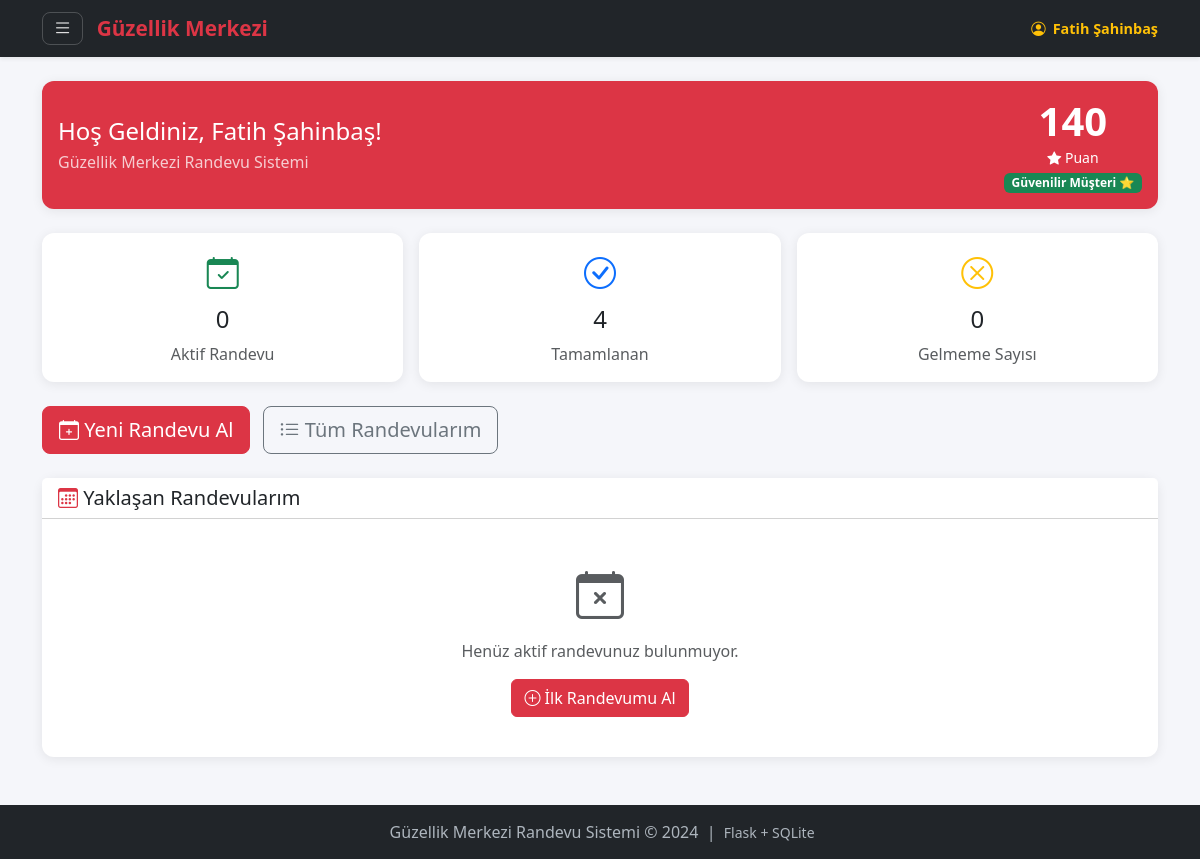
The page /musteri/panel (signed in) on the database its author committed.
### tables this page shows
CREATE TABLE musteriler (
            id          INTEGER PRIMARY KEY AUTOINCREMENT,
            ad_soyad    TEXT    NOT NULL,          -- Müşteri adı ve soyadı
            telefon     TEXT    NOT NULL UNIQUE,   -- Benzersiz telefon numarası
            email       TEXT,                      -- E-posta (hatırlatma için)
            sifre_hash  TEXT    NOT NULL,          -- Şifre (hash'lenmiş)
            puan        INTEGER DEFAULT 100,       -- Başlangıç puanı 100
            gelmeme_sayisi INTEGER DEFAULT 0,      -- Kaç randevuya gelmedi
            kayit_tarihi TEXT DEFAULT (datetime('now')),
            aktif       INTEGER DEFAULT 1          -- 0=pasif, 1=aktif
        );

### routes/musteri_routes.py (the view)
@musteri_bp.route('/panel')
@giris_gerekli
def panel():
    db = get_db()
    musteri_id = session['kullanici_id']
    aktif_randevular = db.execute('''
        SELECT r.*, p.ad_soyad AS personel_adi
        FROM randevular r
        JOIN personeller p ON r.personel_id = p.id
        WHERE r.musteri_id = ?
          AND r.durum IN ('beklemede', 'onaylandi')
        ORDER BY r.tarih ASC, r.saat ASC
    ''', (musteri_id,)).fetchall()
    musteri = guncel_musteri()
    gecmis_sayi = db.execute(
        'SELECT COUNT(*) FROM randevular WHERE musteri_id = ? AND durum = "tamamlandi"',
        (musteri_id,)
    ).fetchone()[0]
    return render_template('musteri/panel.html',
                           aktif_randevular=aktif_randevular,
                           musteri=musteri,
                           gecmis_sayi=gecmis_sayi)

### database.py (called while the page is built)
def get_db():
    if 'db' not in g:
        g.db = sqlite3.connect(
            current_app.config['DATABASE'],
            detect_types=sqlite3.PARSE_DECLTYPES
        )
        g.db.row_factory = sqlite3.Row
    return g.db

### routes/musteri_routes.py (called while the page is built)
def giris_gerekli(f):
    from functools import wraps
    @wraps(f)
    def decorated(*args, **kwargs):
        if not musteri_mi():
            flash('Bu sayfayı görüntülemek için giriş yapmalısınız.', 'warning')
            return redirect(url_for('auth.login_page'))
        return f(*args, **kwargs)
    return decorated

### utils/auth_helper.py (called while the page is built)
def musteri_mi() -> bool:
    return session.get('kullanici_rol') == 'musteri'

def guncel_musteri():
    if not musteri_mi():
        return None
    db = get_db()
    return db.execute(
        'SELECT * FROM musteriler WHERE id = ?',
        (session['kullanici_id'],)
    ).fetchone()

### templates/musteri/panel.html (shortened to what this page needs)
{% extends 'base.html' %}
{% block icerik %}
<div class="row mb-4">
    <div class="col">
        <div class="card bg-danger text-white">
            <div class="card-body d-flex justify-content-between align-items-center">
                <div>
                    <h4 class="mb-1">
                        Hoş Geldiniz, {{ session.kullanici_adi }}!
                    </h4>
                    <p class="mb-0 opacity-75">Güzellik Merkezi Randevu Sistemi</p>
                </div>
                <div class="text-center">
                    <div class="display-6 fw-bold">{{ musteri['puan'] }}</div>
                    <small><i class="bi bi-star-fill"></i> Puan</small>
                    <br>
                    {% if musteri['puan'] >= 80 %}
                        <span class="badge bg-success">Güvenilir Müşteri ⭐</span>
                    {% elif musteri['puan'] >= 50 %}
                        <span class="badge bg-warning text-dark">Ortalama</span>
                    {% else %}
                        <span class="badge bg-light text-danger">Düşük Puan</span>
                    {% endif %}
                </div>
            </div>
        </div>
    </div>
</div>
<div class="row g-3 mb-4">
    <div class="col-md-4">
        <div class="card text-center h-100">
            <div class="card-body">
                <i class="bi bi-calendar-check text-success" style="font-size: 2rem;"></i>
                <h4 class="mt-2">{{ aktif_randevular | length }}</h4>
                <p class="text-muted mb-0">Aktif Randevu</p>
            </div>
        </div>
    </div>
    <div class="col-md-4">
        <div class="card text-center h-100">
            <div class="card-body">
                <i class="bi bi-check-circle text-primary" style="font-size: 2rem;"></i>
                <h4 class="mt-2">{{ gecmis_sayi }}</h4>
                <p class="text-muted mb-0">Tamamlanan</p>
            </div>
        </div>
    </div>
    <div class="col-md-4">
        <div class="card text-center h-100">
            <div class="card-body">
                <i class="bi bi-x-circle text-warning" style="font-size: 2rem;"></i>
                <h4 class="mt-2">{{ musteri['gelmeme_sayisi'] }}</h4>
                <p class="text-muted mb-0">Gelmeme Sayısı</p>
            </div>
        </div>
    </div>
</div>
<div class="row mb-4">
    <div class="col">
        <a href="{{ url_for('musteri.randevu_al') }}" class="btn btn-danger btn-lg me-2">
            <i class="bi bi-calendar-plus"></i> Yeni Randevu Al
        </a>
        <a href="{{ url_for('musteri.randevularim') }}" class="btn btn-outline-secondary btn-lg">
            <i class="bi bi-list-ul"></i> Tüm Randevularım
        </a>
    </div>
</div>
<div class="card">
    <div class="card-header bg-white">
        <h5 class="mb-0">
            <i class="bi bi-calendar3 text-danger"></i>
            Yaklaşan Randevularım
        </h5>
    </div>
    <div class="card-body">
        {% if aktif_randevular %}
            <div class="table-responsive">
                <table class="table table-hover align-middle">
                    <thead class="table-light">
                        <tr>
                            <th>Tarih</th>
                            <th>Saat</th>
                            <th>İşlem</th>
                            <th>Personel</th>
                            <th>Durum</th>
                        </tr>
                    </thead>
                    <tbody>
                        {% for randevu in aktif_randevular %}
                        <tr>
                            <td>
                                <i class="bi bi-calendar text-danger"></i>
                                {{ randevu['tarih'] }}
                            </td>
                            <td>
                                <i class="bi bi-clock"></i>
                                {{ randevu['saat'] }}
                            </td>
                            <td>{{ randevu['islem'] }}</td>
                            <td>{{ randevu['personel_adi'] }}</td>
                            <td>
                                {% if randevu['durum'] == 'beklemede' %}
                                    <span class="badge bg-warning text-dark">
                                        <i class="bi bi-hourglass-split"></i> Beklemede
                                    </span>
                                {% elif randevu['durum'] == 'onaylandi' %}
                                    <span class="badge bg-success">
                                        <i class="bi bi-check-circle"></i> Onaylandı
                                    </span>
                                {% endif %}
                            </td>
                        </tr>
                        {% endfor %}
                    </tbody>
                </table>
            </div>
        {% else %}
            <div class="text-center py-4 text-muted">
                <i class="bi bi-calendar-x" style="font-size: 3rem;"></i>
                <p class="mt-2">Henüz aktif randevunuz bulunmuyor.</p>
                <a href="{{ url_for('musteri.randevu_al') }}" class="btn btn-danger">
                    <i class="bi bi-plus-circle"></i> İlk Randevumu Al
                </a>
            </div>
        {% endif %}
    </div>
</div>
{% endblock %}

### templates/base.html (shortened to what this page needs)
<!doctype html>
<html lang="tr">
  <head>
    <link href="{{ url_for('static', filename='css/bootstrap.min.css') }}" rel="stylesheet"/>
    <link href="{{ url_for('static', filename='css/bootstrap-icons.css') }}" rel="stylesheet"/>
  </head>
  <body>
    <nav class="navbar navbar-dark bg-dark shadow-sm">
      <div class="container">
        <div class="d-flex align-items-center gap-2">
          {% if session.kullanici_id %}
          <button
            class="btn-menu"
            type="button"
            data-bs-toggle="offcanvas"
            data-bs-target="#sidebarMenu"
            aria-controls="sidebarMenu"
            aria-label="Menüyü aç"
          >
            <i class="bi bi-list"></i>
          </button>
          {% endif %}
          <a class="navbar-brand mb-0" href="/">
            Güzellik Merkezi
          </a>
        </div>
        {% if session.kullanici_id %}
        <div class="user-label">
          <i class="bi bi-person-circle"></i>
          {{ session.kullanici_adi }}
        </div>
        {% endif %}
      </div>
    </nav>
    <main class="container mt-4 mb-5">
      {% block icerik %}{% endblock %}
    </main>
    <footer class="text-center">
      <div class="container">
        <p class="mb-0">
          Güzellik Merkezi Randevu Sistemi &copy; 2024 &nbsp;|&nbsp;
          <small>Flask + SQLite</small>
        </p>
      </div>
    </footer>
  </body>
</html>

### templates/base.html (style rules this page uses)
:root { --mp-kirmizi: #dc3545; --mp-koyu: #212529; --mp-acik: #f8f9fa; }
body { background-color: #f5f6fa; font-family: "Segoe UI", sans-serif; }
.navbar { min-height: 56px; }
.navbar-brand { font-weight: 700; font-size: 1.3rem; color: var(--mp-kirmizi) !important; white-space: nowrap; }
.btn-menu { border: 1px solid rgba(255,255,255,0.2); border-radius: 8px; padding: 6px 10px; color: rgba(255,255,255,0.85); background: transparent; transition: background 0.15s, border-color 0.15s; font-size: 1.2rem; line-height: 1; cursor: pointer; }
.user-label { display: flex; align-items: center; gap: 7px; color: #ffc107; font-weight: 600; font-size: 0.9rem; white-space: nowrap; cursor: default; user-select: none; }
.card { border: none; border-radius: 12px; box-shadow: 0 2px 12px rgba(0,0,0,0.08); }
footer { background: var(--mp-koyu); color: #adb5bd; padding: 15px 0; margin-top: 40px; }

### rows shown on the page
musteriler: kullanici_adi "Fatih Şahinbaş", puan "140", gelmeme_sayisi "0"

### other values the page prints
{{ aktif_randevular | length }} "0"
{{ gecmis_sayi }} "4"
